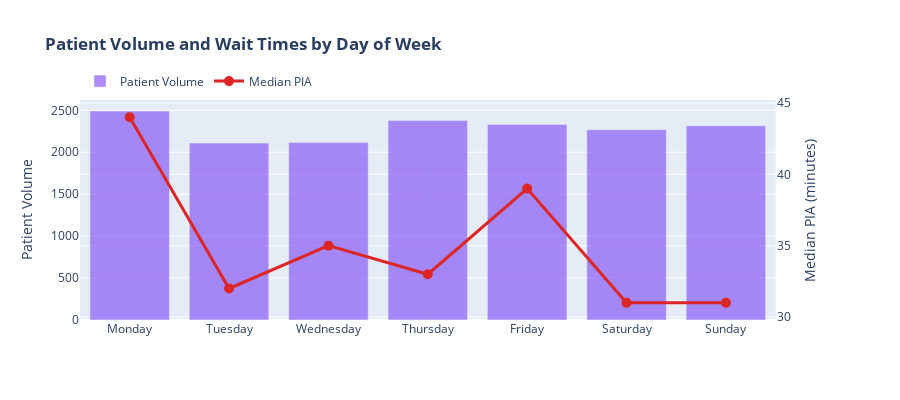

The notebook cell this image was saved under:
### Markdown cell above
## Cell 15: Day of Week Visualization

### Code cell
# Day of week chart
fig_daily = make_subplots(specs=[[{"secondary_y": True}]])

fig_daily.add_trace(
    go.Bar(
        x=daily_patterns.index,
        y=daily_patterns['Volume'],
        name='Patient Volume',
        marker_color='#8B5CF6',
        opacity=0.7
    ),
    secondary_y=False
)

fig_daily.add_trace(
    go.Scatter(
        x=daily_patterns.index,
        y=daily_patterns['Median PIA'],
        name='Median PIA',
        mode='lines+markers',
        line=dict(color='#DC2626', width=3),
        marker=dict(size=10)
    ),
    secondary_y=True
)

fig_daily.update_layout(
    title='<b>Patient Volume and Wait Times by Day of Week</b>',
    height=400,
    legend=dict(orientation="h", yanchor="bottom", y=1.02)
)

fig_daily.update_yaxes(title_text="Patient Volume", secondary_y=False)
fig_daily.update_yaxes(title_text="Median PIA (minutes)", secondary_y=True)

fig_daily.show()

### Figure 1 — Plotly figure (JSON) as saved in the notebook; plotly's stock layout.template omitted (floating-point values rounded to 4 significant figures)
{"data": [{"marker": {"color": "#8B5CF6"}, "name": "Patient Volume", "opacity": 0.7, "type": "bar", "x": ["Monday", "Tuesday", "Wednesday", "Thursday", "Friday", "Saturday", "Sunday"], "xaxis": "x", "y": [2492, 2109, 2115, 2378, 2331, 2269, 2316], "yaxis": "y"}, {"line": {"color": "#DC2626", "width": 3}, "marker": {"size": 10}, "mode": "lines+markers", "name": "Median PIA", "type": "scatter", "x": ["Monday", "Tuesday", "Wednesday", "Thursday", "Friday", "Saturday", "Sunday"], "xaxis": "x", "y": [44.0, 32.0, 35.0, 33.0, 39.0, 31.0, 31.0], "yaxis": "y2"}], "layout": {"height": 400, "legend": {"orientation": "h", "y": 1.02, "yanchor": "bottom"}, "title": {"text": "<b>Patient Volume and Wait Times by Day of Week</b>"}, "xaxis": {"anchor": "y", "domain": [0, 0.94]}, "yaxis": {"anchor": "x", "domain": [0, 1], "title": {"text": "Patient Volume"}}, "yaxis2": {"anchor": "x", "overlaying": "y", "side": "right", "title": {"text": "Median PIA (minutes)"}}}}
